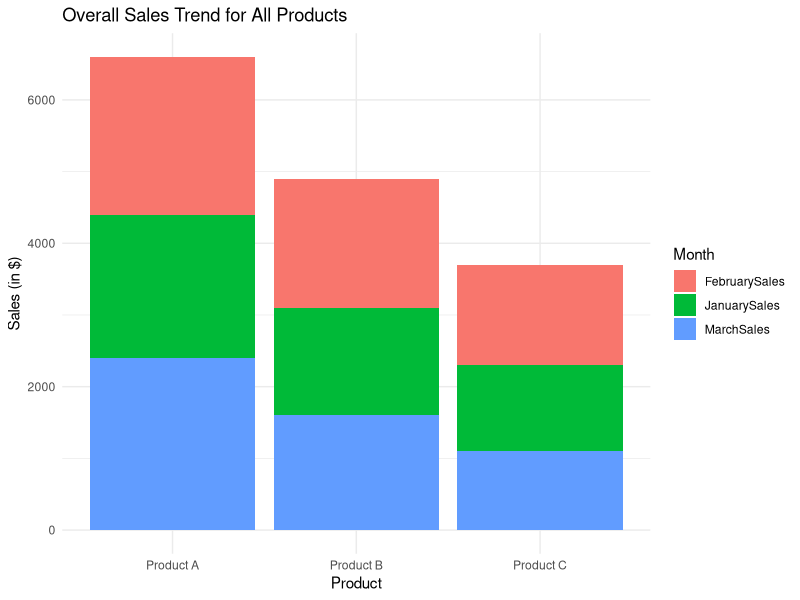

Here is the R script that generated this plot:
# Product Sales Data
product_sales <- data.frame(
  ID = c(1, 2, 3),
  ProductName = c("Product A", "Product B", "Product C"),
  JanuarySales = c(2000, 1500, 1200),
  FebruarySales = c(2200, 1800, 1400),
  MarchSales = c(2400, 1600, 1100)
)

# Reshape data for ggplot2
library(tidyr)
library(ggplot2)

product_sales_long <- pivot_longer(product_sales, cols = c(JanuarySales, FebruarySales, MarchSales), names_to = "Month", values_to = "Sales")

# Stacked Bar Chart for Overall Sales Trend
ggplot(product_sales_long, aes(x = ProductName, y = Sales, fill = Month)) +
  geom_bar(stat = "identity") +
  labs(title = "Overall Sales Trend for All Products",
       x = "Product",
       y = "Sales (in $)",
       fill = "Month") +
  theme_minimal()
